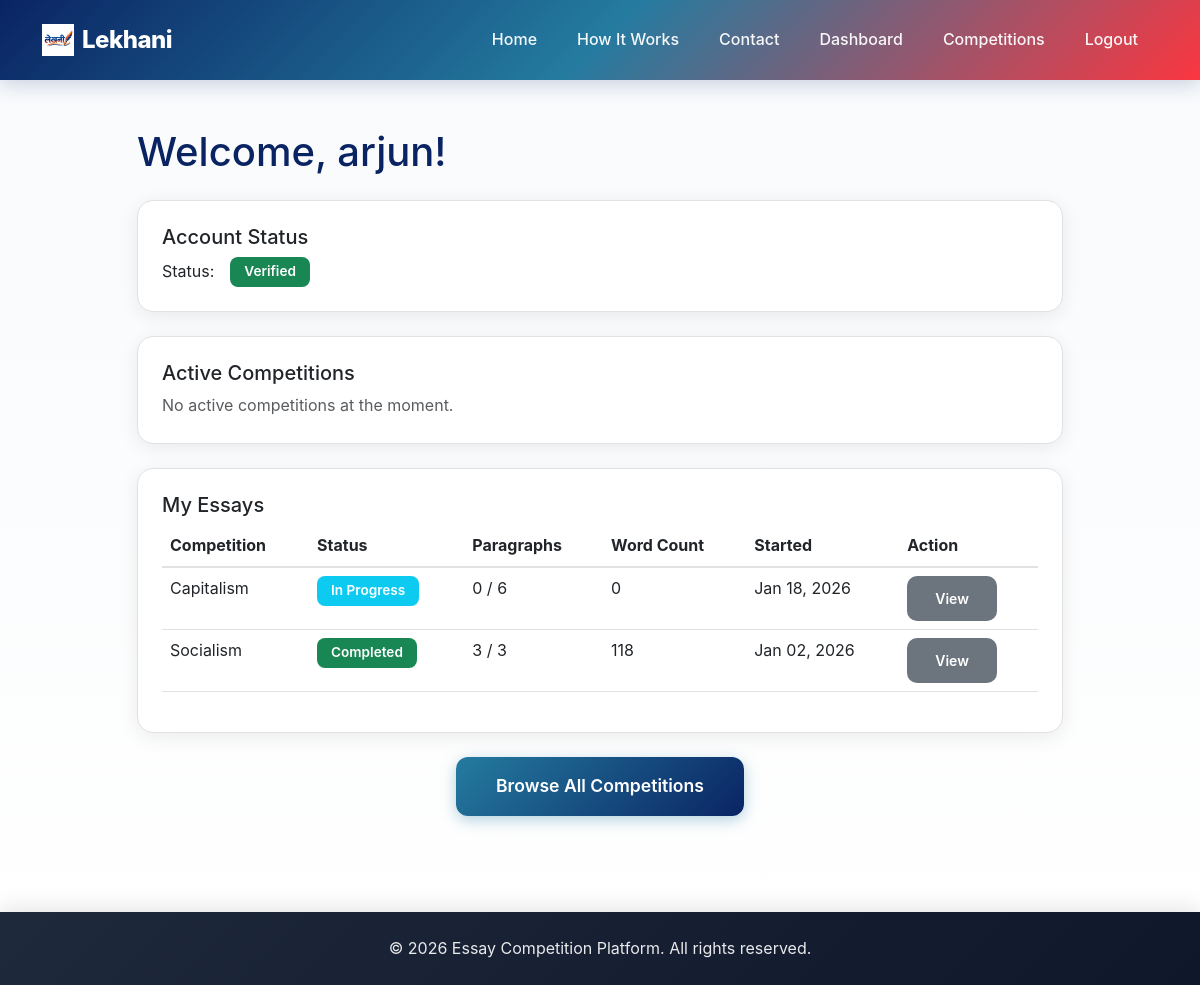
Page /dashboard/ (signed in) on the earlier database version.
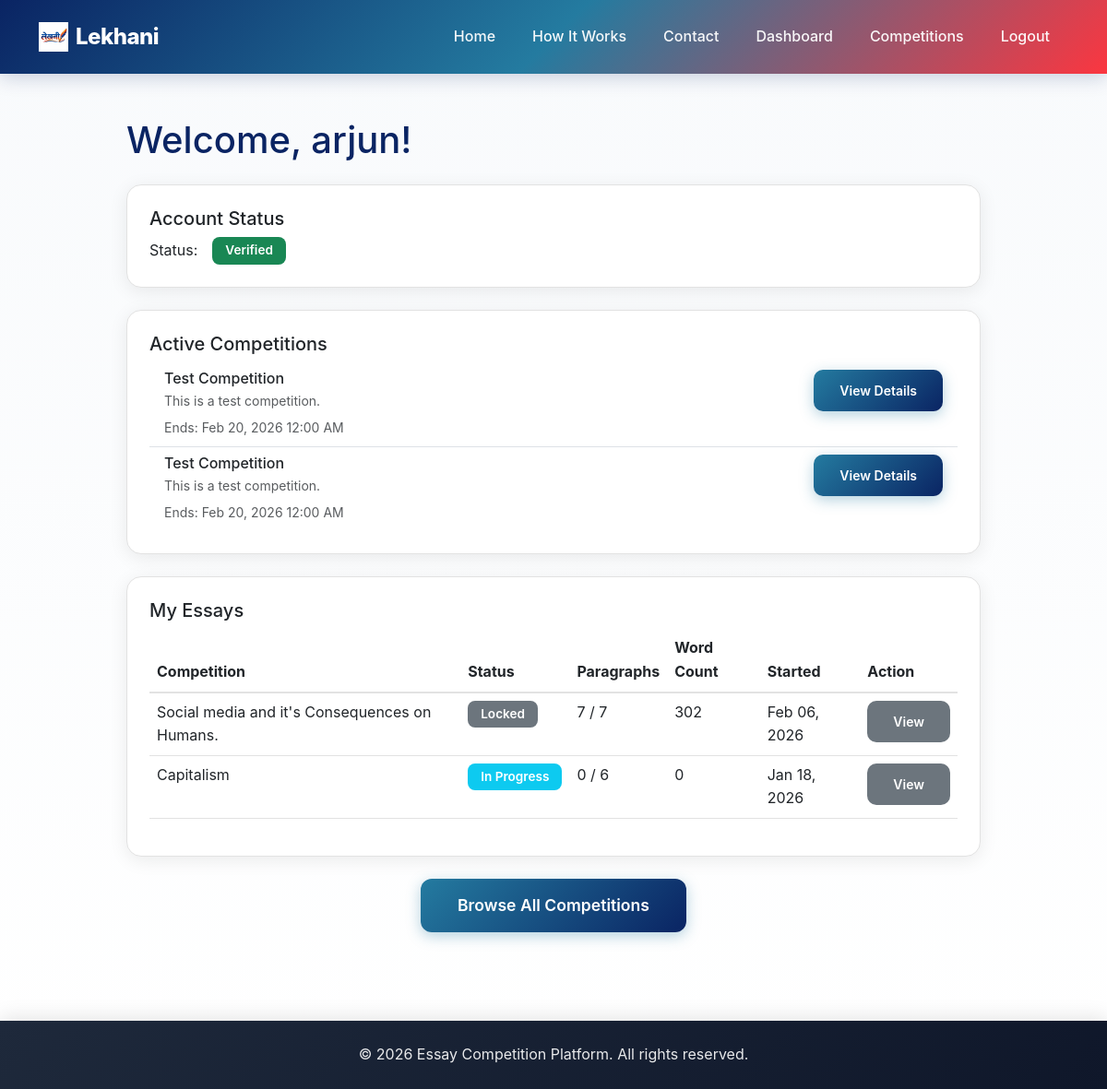
Same page on the later database version.
### competition/models.py (models this page shows, shortened)
class Essay(models.Model):
    STATUS_CHOICES = [
        ('in_progress', 'In Progress'),
        ('completed', 'Completed'),
        ('locked', 'Locked'),
    ]
    user = models.ForeignKey(User, on_delete=models.CASCADE, related_name='essays')
    competition = models.ForeignKey(Competition, on_delete=models.CASCADE, related_name='essays')
    status = models.CharField(max_length=15, choices=STATUS_CHOICES, default='in_progress')
    started_at = models.DateTimeField(auto_now_add=True)
    completed_at = models.DateTimeField(null=True, blank=True)
    word_count = models.PositiveIntegerField(default=0)
    grammar_errors = models.PositiveIntegerField(default=0)
    spelling_errors = models.PositiveIntegerField(default=0)
    grammar_score = models.PositiveIntegerField(default=100)
    def current_paragraph_count(self):
        return self.paragraphs.count()
    class Meta:
        ordering = ['-started_at']
        unique_together = ['user', 'competition']
        verbose_name = 'Essay'
        verbose_name_plural = 'Essays'

class Competition(models.Model):
    title = models.CharField(max_length=200)
    description = models.TextField()
    start_date = models.DateTimeField()
    end_date = models.DateTimeField()
    max_paragraphs = models.PositiveIntegerField()
    created_at = models.DateTimeField(auto_now_add=True)
    updated_at = models.DateTimeField(auto_now=True)
    def is_active(self):
        now = timezone.now()
        return self.start_date <= now <= self.end_date
    class Meta:
        ordering = ['-start_date']
        verbose_name = 'Competition'
        verbose_name_plural = 'Competitions'

### competition/views.py (the view)
# urls.py: path('dashboard/', views.dashboard, name='dashboard'),
@login_required
def dashboard(request):
    user_profile = getattr(request.user, 'profile', None)
    user_essays = Essay.objects.filter(user=request.user).select_related('competition')
    active_competitions = []
    if user_profile and user_profile.status == 'verified':
        active_competitions = Competition.objects.filter(
            start_date__lte=timezone.now(),
            end_date__gte=timezone.now()
        )
    context = {
        'user_profile': user_profile,
        'user_essays': user_essays,
        'active_competitions': active_competitions,
    }
    return render(request, 'dashboard.html', context)

### competition/templates/dashboard.html (shortened to what the changed rows need)
{% extends 'base.html' %}
{% block content %}
<div class="container my-5">
    <div class="row">
        <div class="col-lg-10 mx-auto">
            <h1 class="mb-4">Welcome, {{ user.username }}!</h1>
            {% if user_profile.status == 'verified' %}
            <div class="card mb-4">
                <div class="card-body">
                    <h5 class="card-title">Active Competitions</h5>
                    {% if active_competitions %}
                    <div class="list-group list-group-flush">
                        {% for competition in active_competitions %}
                        <div class="list-group-item">
                            <div class="d-flex justify-content-between align-items-start">
                                <div>
                                    <h6 class="mb-1">{{ competition.title }}</h6>
                                    <p class="mb-1 text-muted small">{{ competition.description|truncatewords:20 }}</p>
                                    <small class="text-muted">Ends: {{ competition.end_date|date:"M d, Y g:i A"}}</small>
                                </div>
                                <a href="{% url 'competition_list' %}" class="btn btn-sm btn-primary">View Details</a>
                            </div>
                        </div>
                        {% endfor %}
                    </div>
                    {% else %}
                    <p class="text-muted mb-0">No active competitions at the moment.</p>
                    {% endif %}
                </div>
            </div>
            {% endif %}
            <div class="card">
                <div class="card-body">
                    {% if user_essays %}
                    <div class="table-responsive">
                        <table class="table table-hover">
                            <thead>
                                <tr>
                                    <th>Competition</th>
                                    <th>Status</th>
                                    <th>Paragraphs</th>
                                    <th>Word Count</th>
                                    <th>Started</th>
                                    <th>Action</th>
                                </tr>
                            </thead>
                            <tbody>
                                {% for essay in user_essays %}
                                <tr>
                                    <td>{{ essay.competition.title }}</td>
                                    <td>
                                        {% if essay.status == 'in_progress' %}
                                        <span class="badge bg-info">In Progress</span>
                                        {% elif essay.status == 'completed' %}
                                        <span class="badge bg-success">Completed</span>
                                        {% elif essay.status == 'locked' %}
                                        <span class="badge bg-secondary">Locked</span>
                                        {% endif %}
                                    </td>
                                    <td>{{ essay.current_paragraph_count }} / {{ essay.competition.max_paragraphs }}
                                    </td>
                                    <td>{{ essay.word_count }}</td>
                                    <td>{{ essay.started_at|date:"M d, Y" }}</td>
                                    <td>
                                        {% if essay.status == 'in_progress' and essay.competition.is_active %}
                                        <a href="{% url 'essay_write' essay.competition.id %}"
                                            class="btn btn-sm btn-primary">Continue</a>
                                        {% else %}
                                        <a href="{% url 'essay_view' essay.id %}"
                                            class="btn btn-sm btn-secondary">View</a>
                                        {% endif %}
                                    </td>
                                </tr>
                                {% endfor %}
                            </tbody>
                        </table>
                    </div>
                    {% else %}
                    <p class="text-muted mb-0">You haven't started any essays yet.</p>
                    {% endif %}
                </div>
            </div>
        </div>
    </div>
</div>
{% endblock %}

Differences in the rows shown:
removed Essay: competition "Socialism", status "Completed", current_paragraph_count "3", competition.max_paragraphs "3", word_count "118", started_at "Jan 02, 2026"
added Competition: title "Test Competition", description "This is a test competition.", end_date "Feb 20, 2026 12:00 AM"
added Competition: title "Test Competition", description "This is a test competition.", end_date "Feb 20, 2026 12:00 AM"
added Essay: competition "Social media and it's Consequences on Humans.", status "Locked", current_paragraph_count "7", competition.max_paragraphs "7", word_count "302", started_at "Feb 06, 2026"
Other differences:
text no longer shown: "No active competitions at the moment."
